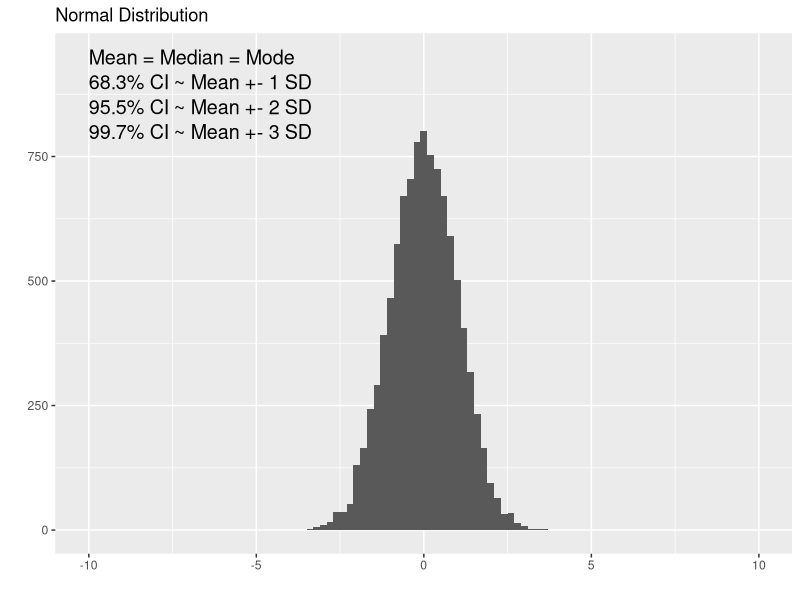
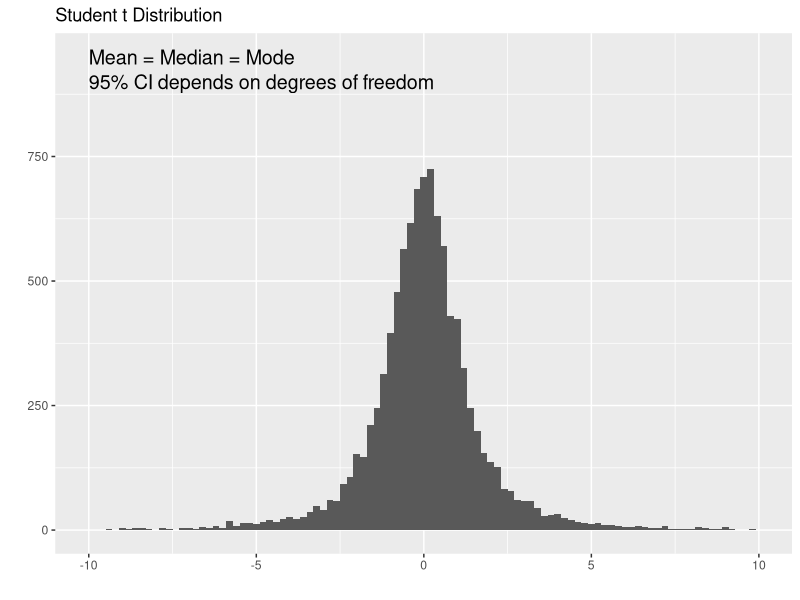
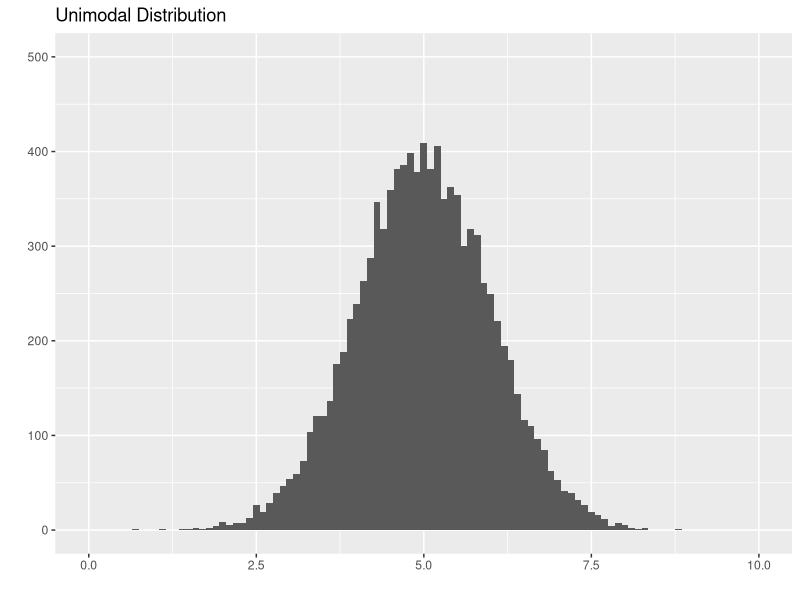
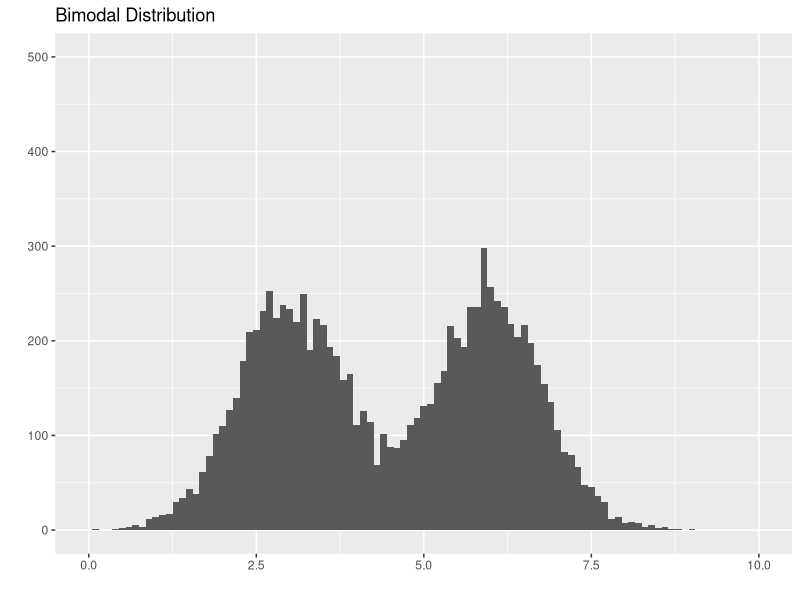
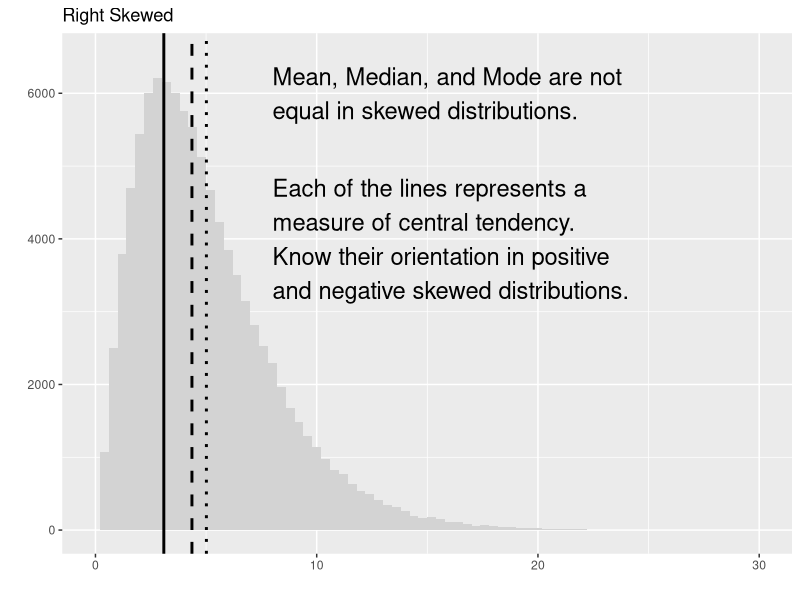
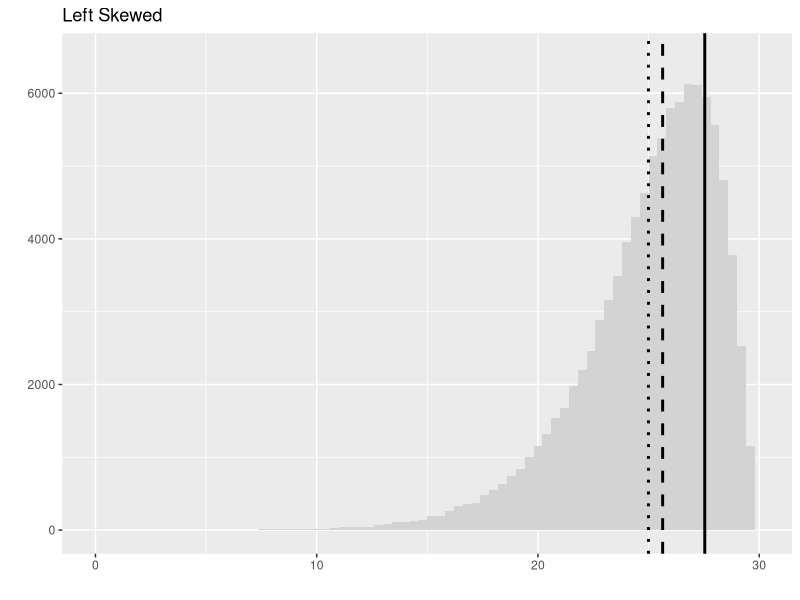
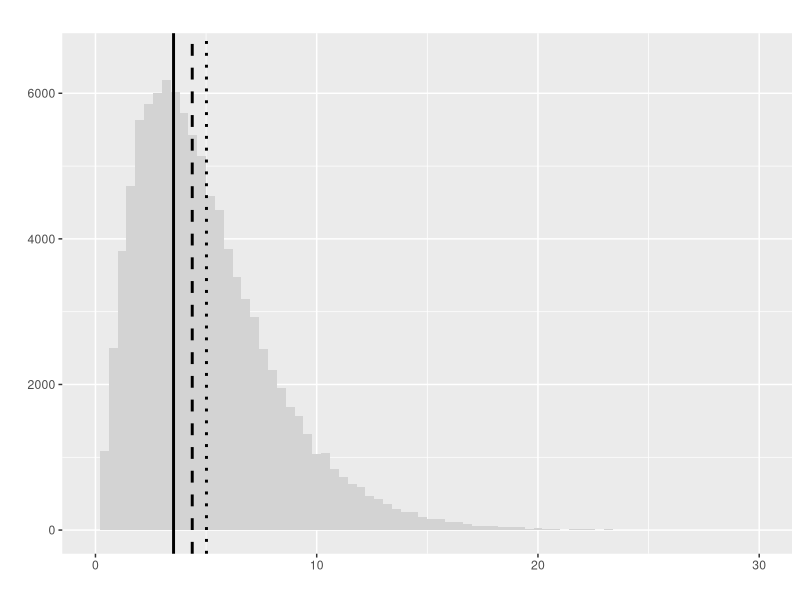
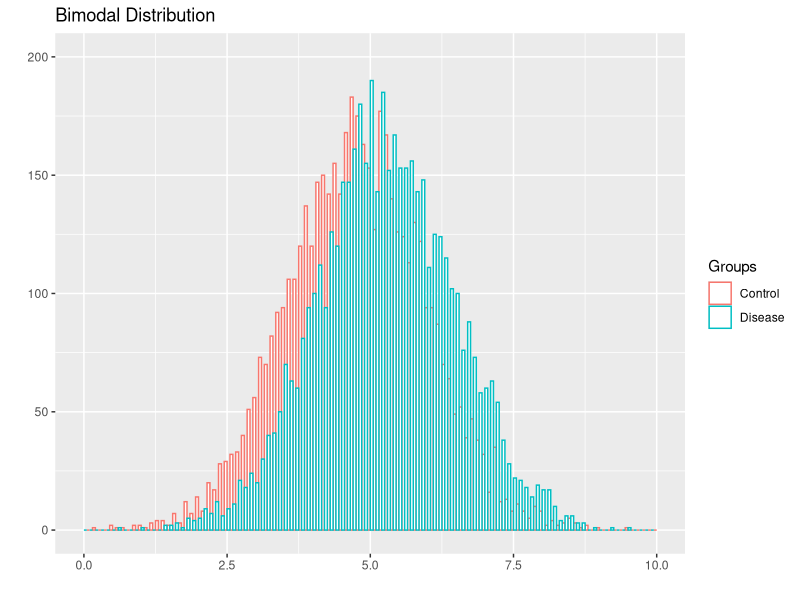

Recreate these plots in R, in order.
## ---- chunk 1
library(ggplot2)
library(cowplot)
norm <- rnorm(10000, sd = 1)
ggplot(data.frame(data = norm), aes(data)) + 
  geom_histogram(binwidth = 0.2) + 
  xlim(-10, 10) + 
  ylim(0, 950) +
  ggtitle("Normal Distribution") + 
  labs(x="", y="") +
  annotate("text", x = -10, y = 950, label = "Mean = Median = Mode", size=5, hjust = 0) +
  annotate("text", x = -10, y = 900, label = "68.3% CI ~ Mean +- 1 SD", size=5, hjust = 0) +
  annotate("text", x = -10, y = 850, label = "95.5% CI ~ Mean +- 2 SD", size=5, hjust = 0) +
  annotate("text", x = -10, y = 800, label = "99.7% CI ~ Mean +- 3 SD", size=5, hjust = 0)
## ---- chunk 2
library(ggplot2)
library(cowplot)
studentt <- rt(10000, df=2)
ggplot(data.frame(data = studentt), aes(data)) + 
  geom_histogram(binwidth = 0.2)  + 
  xlim(-10, 10) + 
  ylim(0, 950) +
  ggtitle("Student t Distribution") + 
  labs(x="", y="") +
  annotate("text", x = -10, y = 950, label = "Mean = Median = Mode", size=5, hjust = 0) +
  annotate("text", x = -10, y = 900, label = "95% CI depends on degrees of freedom", size=5, hjust = 0)
## ---- chunk 3
library(ggplot2)
library(cowplot)
norm <- rnorm(10000, mean = 5, sd = 1)
ggplot(data.frame(data = norm), aes(data)) + 
  geom_histogram(binwidth = 0.1) + 
  xlim(0, 10) + 
  ylim(0, 500) +
  ggtitle("Unimodal Distribution") + 
  labs(x="", y="")
## ---- chunk 4
library(ggplot2)
library(cowplot)
norm1 <- rnorm(5000, mean = 3, sd = 0.8)
norm2 <- rnorm(5000, mean = 6, sd = 0.8)
ggplot(data.frame(data = c(norm1, norm2)), aes(data)) + 
  geom_histogram(binwidth = 0.1) + 
  xlim(0, 10) + 
  ylim(0, 500) +
  ggtitle("Bimodal Distribution") + 
  labs(x="", y="")
## ---- chunk 5
library(ggplot2)
library(cowplot)
Mode <- function(x) {
  ux <- unique(x)
  ux[which.max(tabulate(match(x, ux)))]
}
r.skew <- rchisq(100000, df = 5)
ggplot(data.frame(data = r.skew), aes(data)) +
  geom_histogram(binwidth = 0.4, fill = 'lightgray') + 
  geom_vline(xintercept = mean(r.skew), linetype = 'dotted', lwd = 1) +
  geom_vline(xintercept = median(r.skew), linetype = "dashed", lwd = 1) +
  geom_vline(xintercept = Mode(round(r.skew, digits = 2)), linetype = "solid", lwd = 1) +
  xlim(0, 30) + 
  ylim(0, 6500) +
  ggtitle("Right Skewed") + 
  labs(x="", y="") +
  annotate("text", x = 8, y = 6000, label = "Mean, Median, and Mode are not\nequal in skewed distributions.", size = 6, hjust = 0) +
  annotate("text", x = 8, y = 4000, label = "Each of the lines represents a\nmeasure of central tendency.\nKnow their orientation in positive\nand negative skewed distributions.", size = 6, hjust = 0)
## ---- chunk 6
library(ggplot2)
library(cowplot)
Mode <- function(x) {
  ux <- unique(x)
  ux[which.max(tabulate(match(x, ux)))]
}
l.skew <- 30 - rchisq(100000, df = 5)
ggplot(data.frame(data = l.skew), aes(data)) + 
  geom_histogram(binwidth = 0.4, fill = 'lightgray') + 
  geom_vline(xintercept = mean(l.skew), linetype = 'dotted', lwd = 1) +
  geom_vline(xintercept = median(l.skew), linetype = "dashed", lwd = 1) +
  geom_vline(xintercept = Mode(round(l.skew, digits = 2)), linetype = "solid", lwd = 1) +
  xlim(0, 30) + 
  ylim(0, 6500) +
  ggtitle("Left Skewed") + 
  labs(x="", y="")
## ---- chunk 7
library(ggplot2)
library(cowplot)
Mode <- function(x) {
  ux <- unique(x)
  ux[which.max(tabulate(match(x, ux)))]
}
r.skew <- rchisq(100000, df = 5)
ggplot(data.frame(data = r.skew), aes(data)) +
  geom_histogram(binwidth = 0.4, fill = 'lightgray') + 
  geom_vline(xintercept = mean(r.skew), linetype = 'dotted', lwd = 1) +
  geom_vline(xintercept = median(r.skew), linetype = "dashed", lwd = 1) +
  geom_vline(xintercept = Mode(round(r.skew, digits = 2)), linetype = "solid", lwd = 1) +
  xlim(0, 30) + 
  ylim(0, 6500) +
  ggtitle("") + 
  labs(x="", y="")
## ---- chunk 8
library(ggplot2)
library(cowplot)
norm1 <- rnorm(5000, mean = 4.75, sd = 1.2)
norm2 <- rnorm(5000, mean = 5.25, sd = 1.2)
ggplot(data.frame(data = c(norm1, norm2), Groups = c(rep('Control', length(norm1)), rep('Disease', length(norm2)))), aes(data, color = Groups)) + 
  geom_histogram(binwidth = 0.1, fill = 'white', position="dodge") + 
  xlim(0, 10) + 
  ylim(0, 200) +
  ggtitle("Bimodal Distribution") + 
  labs(x="", y="")
## ---- chunk 9
  norm1 <- rnorm(5000, mean = 4.75, sd = 1.2)
  norm2 <- rnorm(5000, mean = 5.25, sd = 1.2)
  (t.test(norm1, norm2))$p.value
## ---- chunk 10
library(ggplot2)
library(cowplot)
pos <- ggplot(mtcars, aes(x=wt, y=hp)) + 
  geom_point() + 
  ggtitle("Positive Correlation") + 
  labs(x="Weight", y="Horse Power")
neg <- ggplot(mtcars, aes(x=wt, y=mpg)) + 
  geom_point() + 
  ggtitle("Negative Correlation") + 
  labs(x="Weight", y="Fuel Efficiency (mpg)")

plot_grid(pos, neg)
## ---- chunk 11
library(ggplot2)
library(cowplot)
pos <- ggplot(mtcars, aes(x=wt, y=hp)) + 
  geom_point() + 
  geom_smooth(method='lm',formula=y~x) +
  ggtitle("Positive Correlation") + 
  labs(x="Weight", y="Horse Power") +
  xlim(1.5, 5.5) +
  ylim(00, 310) +
  annotate("text", x = 1.6, y = 300, label = paste("r == ", round(cor(mtcars$wt, mtcars$hp), digits = 3), sep = ''), size=5, hjust = 0, parse = TRUE) +
  annotate("text", x = 1.6, y = 280, label = paste("r^2 == ", round(cor(mtcars$wt, mtcars$hp)^2, digits = 3), sep = ''), size=5, hjust = 0, parse = TRUE)
show(pos)
## ---- chunk 12
library(ggplot2)
library(cowplot)
pos <- ggplot(mtcars, aes(x=wt, y=hp)) + 
  geom_point() + 
  geom_smooth(method='lm',formula=y~x) +
  ggtitle("Narrower spread in y-axis") + 
  labs(x="Weight", y="Horse Power") +
  xlim(1.5, 5.5) +
  ylim(0, 310) +
  annotate("text", x = 1.6, y = 300, label = paste("r == ", round(cor(mtcars$wt, mtcars$hp), digits = 3), sep = ''), size=5, hjust = 0, parse = TRUE) +
  annotate("text", x = 1.6, y = 280, label = paste("r^2 == ", round(cor(mtcars$wt, mtcars$hp)^2, digits = 3), sep = ''), size=5, hjust = 0, parse = TRUE)
show(pos)
## ---- chunk 13
library(ggplot2)
library(cowplot)
fit <- lm(hp~wt, data=mtcars)
predicted.y <- predict(fit)
new.y <- mtcars$hp
new.y[new.y - predicted.y > 0] <- new.y + 30
new.y[new.y - predicted.y < 0] <- new.y - 30
newdata <- data.frame(wt=mtcars$wt, hp=new.y)
pos <- ggplot(newdata, aes(x=wt, y=hp)) + 
  geom_point() + 
  geom_smooth(method='lm',formula=y~x) +
  ggtitle("Wider Spread in y-axis") + 
  labs(x="Weight", y="Horse Power") +
  xlim(1.5, 5.5) +
  ylim(0, 310) +
  annotate("text", x = 1.6, y = 300, label = paste("r == ", round(cor(newdata$wt, newdata$hp), digits = 3), sep = ''), size=5, hjust = 0, parse = TRUE) +
  annotate("text", x = 1.6, y = 280, label = paste("r^2 == ", round(cor(newdata$wt, newdata$hp)^2, digits = 3), sep = ''), size=5, hjust = 0, parse = TRUE)
show(pos)
## ---- chunk 14
library(ggplot2)
library(cowplot)
norm1 <- rnorm(5000, mean = 4.25, sd = 1.5)
norm2 <- rnorm(5000, mean = 7.75, sd = 1.5)
ggplot(data.frame(data = c(norm1, norm2), Groups = c(rep('Control', length(norm1)), rep('Disease', length(norm2)))), aes(data, fill = Groups)) + 
  geom_density(alpha=0.2) + 
  geom_vline(xintercept = 6, linetype = 'solid', lwd = 1) +
  scale_fill_manual(values = c("Control" = "blue", "Disease" = "red")) +
  labs(x="Cancer Biomarker", y="Fraction of Patients") +
  annotate("text", x = 1.5, y = 0.02, label = "True\nNegative", size=5, hjust = 0) +
  annotate("text", x = 4.7, y = 0.02, label = "False\nNegative", size=5, hjust = 0) +
  annotate("text", x = 6.35, y = 0.02, label = "False\nPositive", size=5, hjust = 0) +
  annotate("text", x = 9.2, y = 0.02, label = "True\nPositive", size=5, hjust = 0)
## ---- chunk 15
library(ggplot2)
library(cowplot)
norm1 <- rnorm(5000, mean = 4.25, sd = 1.5)
norm2 <- rnorm(5000, mean = 7.75, sd = 1.5)
ggplot(data.frame(data = c(norm1, norm2), Groups = c(rep('Control', length(norm1)), rep('Disease', length(norm2)))), aes(data, fill = Groups)) + 
  geom_density(alpha=0.2) + 
  geom_vline(xintercept = 6, linetype = 'solid', lwd = 1) +
  scale_fill_manual(values = c("Control" = "white", "Disease" = "red")) +
  labs(x="Cancer Biomarker", y="Fraction of Patients") +
  annotate("text", x = 1.5, y = 0.02, label = "True\nNegative", size=5, hjust = 0, color = '#dddddd') +
  annotate("text", x = 4.7, y = 0.02, label = "False\nNegative", size=5, hjust = 0) +
  annotate("text", x = 6.35, y = 0.02, label = "False\nPositive", size=5, hjust = 0, color = '#dddddd') +
  annotate("text", x = 9.2, y = 0.02, label = "True\nPositive", size=5, hjust = 0)
## ---- chunk 16
library(ggplot2)
library(cowplot)
norm1 <- rnorm(5000, mean = 4.25, sd = 1.5)
norm2 <- rnorm(5000, mean = 7.75, sd = 1.5)
ggplot(data.frame(data = c(norm1, norm2), Groups = c(rep('Control', length(norm1)), rep('Disease', length(norm2)))), aes(data, fill = Groups)) + 
  geom_density(alpha=0.2) + 
  geom_vline(xintercept = 6, linetype = 'solid', lwd = 1) +
  scale_fill_manual(values = c("Control" = "blue", "Disease" = "white")) +
  labs(x="Cancer Biomarker", y="Fraction of Patients") +
  annotate("text", x = 1.5, y = 0.02, label = "True\nNegative", size=5, hjust = 0) +
  annotate("text", x = 4.7, y = 0.02, label = "False\nNegative", size=5, hjust = 0, color = '#dddddd') +
  annotate("text", x = 6.35, y = 0.02, label = "False\nPositive", size=5, hjust = 0) +
  annotate("text", x = 9.2, y = 0.02, label = "True\nPositive", size=5, hjust = 0, color = '#dddddd')
## ---- chunk 17
library(ggplot2)
library(cowplot)
n = 1000
prevalence <- seq(0, 1, by = 0.001)
sensitivity <- 0.9
specificity <- 0.9
TP <- n * prevalence
TN <- n - TP
FP <- n * (1 - specificity)
FN <- n * prevalence * (1 - sensitivity)
PPV <- TP / (TP + FP)
data <- data.frame(x = prevalence, y = PPV)
ggplot(data, aes(x = x, y = y)) + 
  geom_line() +
  ylim(0, 1) + 
  labs(x="Prevalence", y="Positive Predictive Value")
## ---- chunk 18
library(ggplot2)
library(cowplot)
n = 1000
prevalence <- seq(0, 1, by = 0.001)
sensitivity <- 0.5
specificity <- 0.9
TP <- n * prevalence
TN <- n - TP
FP <- n * (1 - specificity)
FN <- n * prevalence * (1 - sensitivity)
PPV <- TP / (TP + FP)
data <- data.frame(x = prevalence, y = PPV)
ggplot(data, aes(x = x, y = y)) + 
  geom_line() +
  ylim(0, 1) + 
  labs(x="Prevalence", y="Positive Predictive Value") +
  annotate('text', x = 0.5, y = 0.5, label = "50% Sensitive and 90% Specific", size = 5)
## ---- chunk 19
library(ggplot2)
library(cowplot)
n = 1000
prevalence <- seq(0, 1, by = 0.001)
sensitivity <- 0.9
specificity <- 0.5
TP <- n * prevalence
TN <- n - TP
FP <- n * (1 - specificity)
FN <- n * prevalence * (1 - sensitivity)
PPV <- TP / (TP + FP)
data <- data.frame(x = prevalence, y = PPV)
ggplot(data, aes(x = x, y = y)) + 
  geom_line() +
  ylim(0, 1) + 
  labs(x="Prevalence", y="Positive Predictive Value") +
  annotate('text', x = 0.5, y = 0.7, label = "90% Sensitive and 50% Specific", size = 5)
## ---- chunk 20
library(ggplot2)
library(cowplot)
norm1 <- rnorm(318900, mean = 5, sd = 1.5)
norm2 <- rnorm(1200, mean = 10, sd = 1.5)
ggplot(data.frame(data = c(norm1, norm2), Groups = c(rep('Control', length(norm1)), rep('Disease', length(norm2)))), aes(x=data, fill=Groups)) + 
  geom_histogram(alpha = 0.2, position="identity", binwidth = 0.1) + 
  geom_vline(xintercept = 9, linetype = 'solid', lwd = 1) +
  scale_fill_manual(values = c("Control" = "blue", "Disease" = "red")) +
  labs(x="HIV Test", y="Number of Patients")
## ---- chunk 21
library(ggplot2)
library(cowplot)
norm1 <- rnorm(5000, mean = 4.25, sd = 1.5)
norm2 <- rnorm(5000, mean = 7.75, sd = 1.5)
ggplot(data.frame(data = c(norm1, norm2), Groups = c(rep('Control', length(norm1)), rep('Disease', length(norm2)))), aes(data, fill = Groups)) + 
  geom_density(alpha=0.2) + 
  geom_vline(xintercept = 5, linetype = 'solid', lwd = 1) +
  geom_vline(xintercept = 7, linetype = 'dotted', lwd = 1) +
  scale_fill_manual(values = c("Control" = "blue", "Disease" = "red")) +
  labs(x="Cancer Biomarker", y="Fraction of Patients")
## ---- chunk 22

dat <- data.frame(Groups = c('Exposure', 'No Exposure'), Incidence = c(.6, .2))
ggplot(data=dat, aes(x=Groups, y=Incidence)) +
  geom_bar(colour="black", stat="identity") +
  ylab('Relative Incidence') +
  annotate("segment", x = 2, xend = 2, y = .2, yend = .6, colour = "red", size = 1.5) +
  annotate("text", x = 1.95, y = .4, colour = "red", size = 6, label = "Attributable Risk", angle = 90)
## ---- chunk 23

dat <- data.frame(Groups = c('Control', 'Treatment'), Risk = c(0.6, 0.34))
ggplot(data=dat, aes(x=Groups, y=Risk)) +
  geom_bar(colour="black", stat="identity") +
  ylim(0,1) + 
  annotate("segment", x = 2, xend = 2, y = 0.34, yend = 0.6, colour = "red", size = 1.5) +
  annotate("text", x = 1.95, y = 0.47, colour = "red", size = 4, label = "Risk Difference", angle = 90)
